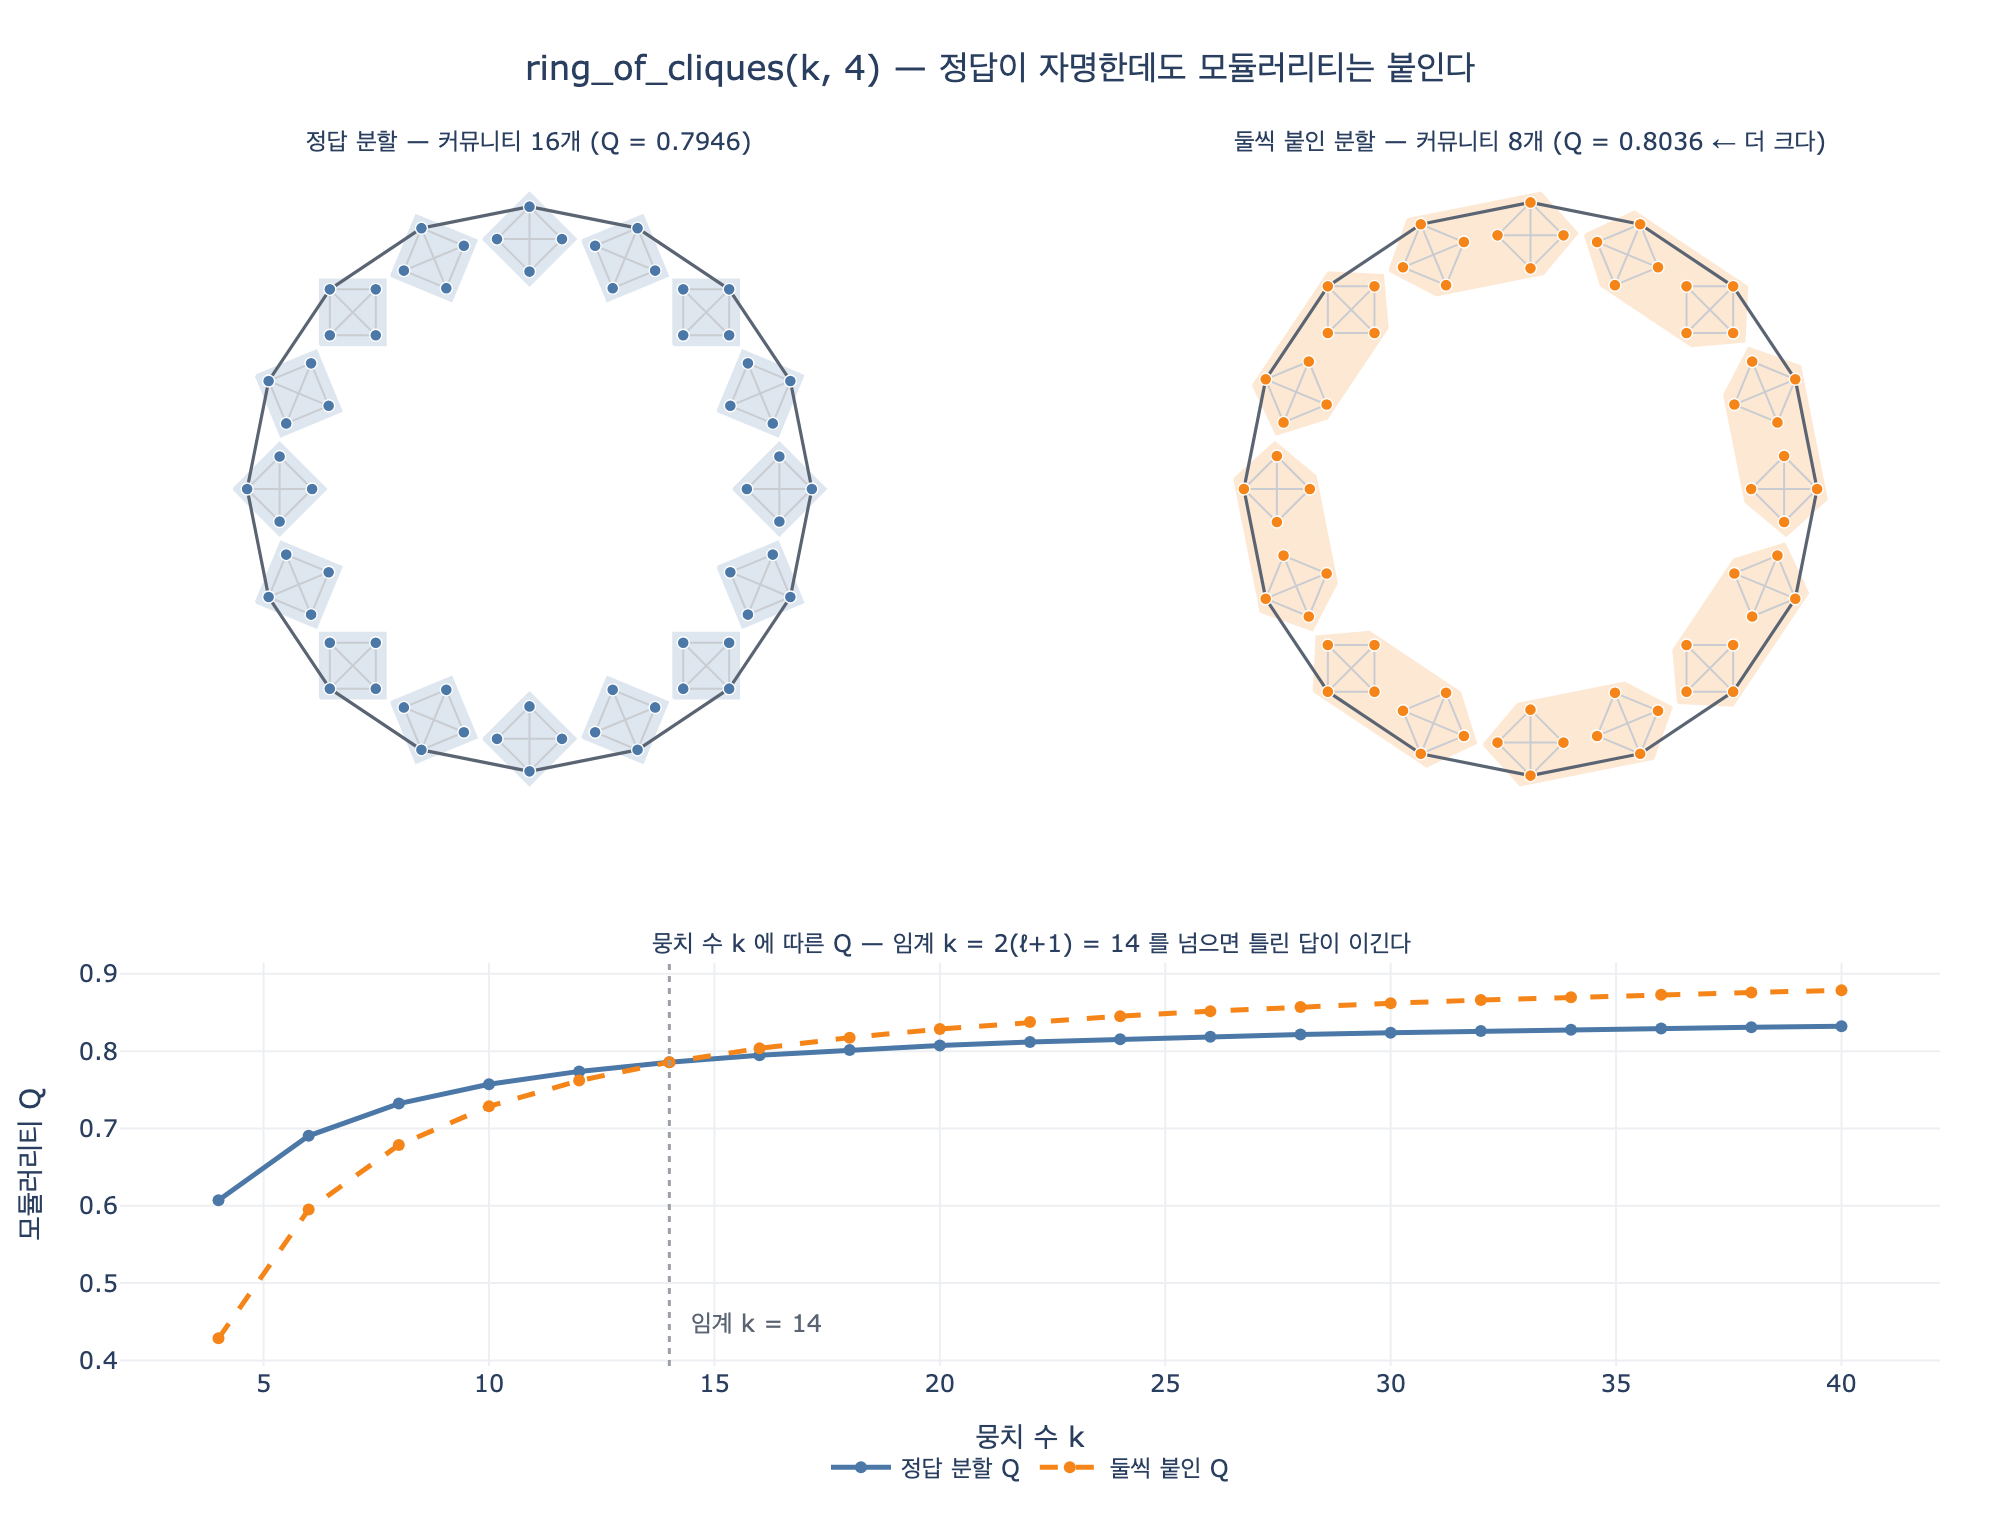

This chart was generated by the following Python code:
# %% [markdown]
# # `ring_of_cliques()` — 해상도 한계의 표준 반례
#
# 크기 $s$인 완전 그래프(클리크) $k$개를 만들고, 각 뭉치를 다음 뭉치와
# **다리 하나**로 이어 고리를 만든다. 정답 커뮤니티는 당연히 $k$개다.
#
# 이 노트북에서 볼 것:
#
# 1. 구조를 직접 만들어 노드/엣지 수 공식을 검산한다.
# 2. 고리 배치로 그려 본다.
# 3. 정답 분할과 「둘씩 붙인」 분할의 모듈러리티 $Q$를 비교한다.
#
# 노드 수와 엣지 수는 이렇게 나온다.
#
# $$N = k\,s, \qquad E = k\left(\binom{s}{2} + 1\right) = k\left(\frac{s(s-1)}{2} + 1\right)$$
#
# 뭉치 하나의 내부 엣지 수를 $\ell = \binom{s}{2}$라 두면 $E = k(\ell + 1)$이다.

# %%
from collections import defaultdict
from math import comb, cos, pi, sin
from pathlib import Path

import plotly.graph_objects as go
from plotly.subplots import make_subplots


def _show(fig):
    try:
        from IPython import get_ipython

        if get_ipython() is not None:
            fig.show()
    except ImportError:
        pass


def ring_of_cliques(k, size):
    """크기 size 인 완전 그래프 k 개를 고리 모양으로 잇는다. 정답 커뮤니티 = k 개."""
    edges = []
    for c in range(k):
        base = c * size
        for i in range(size):
            for j in range(i + 1, size):
                edges.append((base + i, base + j))
        edges.append((base, ((c + 1) % k) * size))  # 다음 뭉치와 다리 하나
    return edges


edges = ring_of_cliques(4, 4)
print("k=4, size=4")
print("노드:", len(set(v for e in edges for v in e)))
print("엣지:", len(edges))
print("다리(뭉치 사이 엣지):", [e for e in edges if e[1] - e[0] >= 4 or e[0] // 4 != e[1] // 4])
# 출력: k=4, size=4
# 출력: 노드: 16
# 출력: 엣지: 28
# 출력: 다리(뭉치 사이 엣지): [(0, 4), (4, 8), (8, 12), (12, 0)]

# %% [markdown]
# ## 1. 노드/엣지 수 공식 검산
#
# $N = k s$, $E = k(\binom{s}{2} + 1)$. 여러 $(k, s)$에서 맞는지 확인한다.

# %%
print(f"{'k':>4} {'size':>5} {'N(실측)':>8} {'N(공식)':>8} {'E(실측)':>8} {'E(공식)':>8}")
print("-" * 48)
ok = True
for k, size in [(4, 3), (4, 4), (8, 4), (16, 4), (24, 5), (32, 6)]:
    e = ring_of_cliques(k, size)
    n_real = len(set(v for x in e for v in x))
    n_form = k * size
    e_real = len(e)
    e_form = k * (comb(size, 2) + 1)
    ok &= n_real == n_form and e_real == e_form
    print(f"{k:>4} {size:>5} {n_real:>8} {n_form:>8} {e_real:>8} {e_form:>8}")
print("\n공식 일치:", ok)
# 출력:    k  size   N(실측)   N(공식)   E(실측)   E(공식)
# 출력: ------------------------------------------------
# 출력:    4     3       12       12       16       16
# 출력:    4     4       16       16       28       28
# 출력:    8     4       32       32       56       56
# 출력:   16     4       64       64      112      112
# 출력:   24     5      120      120      264      264
# 출력:   32     6      192      192      512      512
# 출력:
# 출력: 공식 일치: True

# %% [markdown]
# ## 1-b. `networkx.ring_of_cliques` 와의 관계
#
# `networkx.ring_of_cliques(num_cliques, clique_size)` 도 같은 구조를 만든다.
# 차이는 **다리를 어느 노드에 붙이느냐**뿐이다.
#
# - 책 코드: 뭉치 $c$의 `base` → 뭉치 $c{+}1$의 `base` (한 노드에 다리 2개가 몰림)
# - networkx: 뭉치 $c$의 `base+1` → 뭉치 $c{+}1$의 `base` (다리가 두 노드에 나뉨)
#
# 뭉치별 **내부 엣지 수와 차수 합**은 같으므로 아래 $Q$ 계산 결과는 동일하다.
# 참고로 `connected_caveman_graph` 는 다리를 놓는 대신 클리크 내부 엣지를 **하나 제거**해
# 재배선하므로 엣지 수가 $k\binom{s}{2}$로 유지된다. `ring_of_cliques` 는 제거 없이 더한다.

# %%
try:
    import networkx as nx

    G_nx = nx.ring_of_cliques(8, 4)
    G_my = nx.Graph(ring_of_cliques(8, 4))
    print("networkx:", G_nx.number_of_nodes(), "노드", G_nx.number_of_edges(), "엣지")
    print("책 코드 :", G_my.number_of_nodes(), "노드", G_my.number_of_edges(), "엣지")
    print("동형(isomorphic)?", nx.is_isomorphic(G_nx, G_my))
    print("caveman  :", nx.connected_caveman_graph(8, 4).number_of_edges(), "엣지 (엣지 제거 후 재배선)")
except ImportError:
    print("networkx 없음 — 건너뜀")
# 출력: networkx: 32 노드 56 엣지
# 출력: 책 코드 : 32 노드 56 엣지
# 출력: 동형(isomorphic)? False
# 출력: caveman  : 48 엣지 (엣지 제거 후 재배선)

# %% [markdown]
# ## 2. 고리 배치로 그리기
#
# 뭉치 $c$의 중심을 반지름 $R$인 큰 원 위 각도 $2\pi c/k$에 놓고,
# 그 주위 작은 원에 뭉치의 노드 $s$개를 배치한다.

# %%
def layout(k, size, R=1.0, r=0.16):
    """뭉치를 큰 원 위에, 각 뭉치의 노드를 작은 원 위에 배치한다."""
    pos = {}
    for c in range(k):
        th = 2 * pi * c / k
        cx, cy = R * cos(th), R * sin(th)
        for i in range(size):
            a = th + 2 * pi * i / size
            pos[c * size + i] = (cx + r * cos(a), cy + r * sin(a))
    return pos


P = layout(4, 4)
print("뭉치 0 노드 좌표:", [(v, tuple(round(x, 3) for x in P[v])) for v in range(4)])
# 출력: 뭉치 0 노드 좌표: [(0, (1.16, 0.0)), (1, (1.0, 0.16)), (2, (0.84, 0.0)), (3, (1.0, -0.16))]

# %% [markdown]
# ## 3. 모듈러리티 $Q$ — 정답 분할 vs 둘씩 붙인 분할
#
# $$Q = \sum_{c}\left[\frac{L_c}{E} - \gamma\left(\frac{d_c}{2E}\right)^{2}\right]$$
#
# $L_c$는 커뮤니티 $c$ 안의 엣지 수, $d_c$는 그 안 노드들의 차수 합이다.

# %%
def adjacency(edges):
    adj = defaultdict(set)
    for a, b in edges:
        adj[a].add(b)
        adj[b].add(a)
    return {v: sorted(u) for v, u in adj.items()}


def modularity(adj, comms, gamma=1.0):
    """gamma 가 해상도 매개변수. 크면 잘게, 작으면 크게 나눈다."""
    m = sum(len(v) for v in adj.values()) / 2
    q = 0.0
    for c in comms:
        s = set(c)
        lc = sum(1 for v in c for u in adj[v] if u in s) / 2
        dc = sum(len(adj[v]) for v in c)
        q += lc / m - gamma * (dc / (2 * m)) ** 2
    return q


def truth(k, size):
    return [list(range(c * size, (c + 1) * size)) for c in range(k)]


def merged_pairs(k, size):
    """이웃한 두 뭉치를 하나로 붙인 답."""
    out = []
    for c in range(0, k - 1, 2):
        out.append(list(range(c * size, (c + 2) * size)))
    if k % 2:
        out.append(list(range((k - 1) * size, k * size)))
    return out


size = 4
ks = [4, 8, 12, 14, 16, 24, 32]
rows = []
print(f"뭉치 크기 {size}, 고리 모양으로 이음\n")
print(f"{'뭉치 수':>7} {'정답 Q':>10} {'둘씩 붙인 Q':>12} {'어느 쪽이 이기나':>16}")
print("-" * 50)
for k in ks:
    adj = adjacency(ring_of_cliques(k, size))
    q_true = modularity(adj, truth(k, size))
    q_merged = modularity(adj, merged_pairs(k, size))
    rows.append((k, q_true, q_merged))
    winner = "정답" if q_true > q_merged else "붙인 쪽 (틀림)"
    print(f"{k:>7} {q_true:>10.4f} {q_merged:>12.4f} {winner:>16}")
# 출력: 뭉치 크기 4, 고리 모양으로 이음
# 출력:
# 출력:    뭉치 수     정답 Q   둘씩 붙인 Q       어느 쪽이 이기나
# 출력: --------------------------------------------------
# 출력:       4     0.6071       0.4286               정답
# 출력:       8     0.7321       0.6786               정답
# 출력:      12     0.7738       0.7619               정답
# 출력:      14     0.7857       0.7857     붙인 쪽 (틀림)   ← 임계에서 동률
# 출력:      16     0.7946       0.8036     붙인 쪽 (틀림)
# 출력:      24     0.8155       0.8452     붙인 쪽 (틀림)
# 출력:      32     0.8259       0.8661     붙인 쪽 (틀림)

# %% [markdown]
# ### 왜 그런가 — 손으로 풀어 보면
#
# $\ell = \binom{s}{2}$, 전체 엣지 $E = k(\ell+1)$. 뭉치 하나는 내부 엣지 $\ell$개,
# 차수 합 $2\ell + 2$(다리 2개). 두 뭉치를 붙이면 내부 엣지 $2\ell+1$개, 차수 합 $4\ell+4$.
#
# $$Q_{\text{정답}} = \frac{\ell}{\ell+1} - \frac{1}{k},\qquad
# Q_{\text{병합}} = \frac{2\ell+1}{2(\ell+1)} - \frac{2}{k}$$
#
# $$Q_{\text{병합}} - Q_{\text{정답}} = \frac{1}{2(\ell+1)} - \frac{1}{k}$$
#
# 즉 $k > 2(\ell+1)$이면 **틀린 답이 이긴다**. $E = k(\ell+1)$이므로
# $k > 2(\ell+1) \iff k^2 > 2E \iff k > \sqrt{2E}$ — Fortunato & Barthélemy(2007)의
# 「내부 링크가 $\sqrt{2E}$보다 작은 모듈은 병합될 수 있다」와 같은 말이다.
#
# $s=4$면 $\ell=6$, 임계는 $k > 14$. 위 표에서 $k=14$까지는 정답이 이기고 $k=16$부터 진다.

# %%
print(f"{'size':>5} {'l':>4} {'임계 k>2(l+1)':>14} {'실측 첫 역전 k':>14}")
print("-" * 42)
for s in (3, 4, 5, 6):
    ell = comb(s, 2)
    thr = 2 * (ell + 1)
    first = None
    for k in range(4, 200, 2):
        adj = adjacency(ring_of_cliques(k, s))
        if modularity(adj, merged_pairs(k, s)) > modularity(adj, truth(k, s)):
            first = k
            break
    print(f"{s:>5} {ell:>4} {thr:>14} {first:>14}")
# 출력:  size    l   임계 k>2(l+1)   실측 첫 역전 k
# 출력: ------------------------------------------
# 출력:     3    3              8             10
# 출력:     4    6             14             14
# 출력:     5   10             22             24
# 출력:     6   15             32             34

# %% [markdown]
# 「둘씩」 붙이려면 $k$가 짝수여야 하므로 실측 역전 지점은 임계값 바로 다음 짝수로 나온다.
# $s=4$에서 14가 나온 건 $k=2(\ell+1)=14$가 **정확히 동률**인 지점이라
# 부동소수점 오차가 붙인 쪽 손을 들어 준 것이다(위 표에서 두 $Q$가 0.7857로 같다).

# %% [markdown]
# ## 3-b. 진짜 알고리즘(루뱅)도 붙여 버린다

# %%
try:
    import networkx as nx

    for k in (8, 32):
        G = nx.Graph(ring_of_cliques(k, 4))
        comms = nx.community.louvain_communities(G, seed=7)
        sizes = sorted({len(c) for c in comms})
        print(f"k={k:>3} 정답 커뮤니티 {k:>3}개 → 루뱅이 찾은 개수 {len(comms):>3}개, 크기 종류 {sizes}")
except ImportError:
    print("networkx 없음 — 건너뜀")
# 출력: k=  8 정답 커뮤니티   8개 → 루뱅이 찾은 개수   8개, 크기 종류 [4]
# 출력: k= 32 정답 커뮤니티  32개 → 루뱅이 찾은 개수  15개, 크기 종류 [8, 12]
# 출력: (k=32 에서는 뭉치 두세 개를 뭉뚱그려 32개가 15개로 줄었다)

# %% [markdown]
# ## 4. 그림 — 두 분할을 나란히, 그리고 $Q$ 곡선

# %%
K_VIZ, S_VIZ = 16, 4
E_VIZ = ring_of_cliques(K_VIZ, S_VIZ)
POS = layout(K_VIZ, S_VIZ, r=0.13)

C_TRUE, C_MERGED = "#4C78A8", "#F58518"  # 정답 분할 / 둘씩 붙인 분할
C_EDGE, C_BRIDGE = "#C9CCD1", "#5A6472"


def convex_hull(pts):
    """Andrew monotone chain. 커뮤니티를 감싸는 다각형을 얻는다."""
    pts = sorted(set(pts))
    if len(pts) <= 2:
        return pts

    def half(seq):
        out = []
        for p in seq:
            while len(out) >= 2:
                (x1, y1), (x2, y2) = out[-2], out[-1]
                if (x2 - x1) * (p[1] - y1) - (y2 - y1) * (p[0] - x1) > 0:
                    break
                out.pop()
            out.append(p)
        return out

    return half(pts)[:-1] + half(reversed(pts))[:-1]


def hull_traces(comms, pos, color, pad=0.055):
    """각 커뮤니티를 옅은 색으로 감싼다. 개수 차이가 바로 보인다."""
    out = []
    for c in comms:
        h = convex_hull([pos[v] for v in c])
        cx = sum(p[0] for p in h) / len(h)
        cy = sum(p[1] for p in h) / len(h)
        xs, ys = [], []
        for x, y in h:
            dx, dy = x - cx, y - cy
            d = (dx * dx + dy * dy) ** 0.5 or 1.0
            xs.append(x + pad * dx / d)
            ys.append(y + pad * dy / d)
        out.append(
            go.Scatter(
                x=xs + xs[:1], y=ys + ys[:1], mode="lines", fill="toself",
                fillcolor=color, opacity=0.18,
                line=dict(color=color, width=1.2),
                hoverinfo="skip", showlegend=False,
            )
        )
    return out


def edge_traces(edges, pos):
    """뭉치 내부 엣지와 다리를 나눠 그린다."""
    out = []
    for sel, color, width in (
        (lambda a, b: a // S_VIZ == b // S_VIZ, C_EDGE, 1.0),
        (lambda a, b: a // S_VIZ != b // S_VIZ, C_BRIDGE, 1.6),
    ):
        xs, ys = [], []
        for a, b in edges:
            if sel(a, b):
                xs += [pos[a][0], pos[b][0], None]
                ys += [pos[a][1], pos[b][1], None]
        out.append(
            go.Scatter(
                x=xs, y=ys, mode="lines", line=dict(color=color, width=width),
                hoverinfo="skip", showlegend=False,
            )
        )
    return out


def node_trace(comms, pos, color):
    of = {v: i for i, c in enumerate(comms) for v in c}
    order = sorted(pos)
    return go.Scatter(
        x=[pos[v][0] for v in order], y=[pos[v][1] for v in order],
        mode="markers",
        marker=dict(size=6, color=color, line=dict(color="white", width=0.7)),
        text=[f"노드 {v} · 커뮤니티 {of[v]}" for v in order],
        hoverinfo="text", showlegend=False,
    )


fig = make_subplots(
    rows=2, cols=2,
    row_heights=[0.62, 0.38],
    vertical_spacing=0.12,
    specs=[[{}, {}], [{"colspan": 2}, None]],
    subplot_titles=(
        f"정답 분할 — 커뮤니티 {K_VIZ}개 (Q = {modularity(adjacency(E_VIZ), truth(K_VIZ, S_VIZ)):.4f})",
        f"둘씩 붙인 분할 — 커뮤니티 {K_VIZ // 2}개 (Q = {modularity(adjacency(E_VIZ), merged_pairs(K_VIZ, S_VIZ)):.4f} ← 더 크다)",
        "뭉치 수 k 에 따른 Q — 임계 k = 2(ℓ+1) = 14 를 넘으면 틀린 답이 이긴다",
    ),
)

for col, comms, color in (
    (1, truth(K_VIZ, S_VIZ), C_TRUE),
    (2, merged_pairs(K_VIZ, S_VIZ), C_MERGED),
):
    for t in hull_traces(comms, POS, color):
        fig.add_trace(t, row=1, col=col)
    for t in edge_traces(E_VIZ, POS):
        fig.add_trace(t, row=1, col=col)
    fig.add_trace(node_trace(comms, POS, color), row=1, col=col)

curve_ks = list(range(4, 41, 2))
qt, qm = [], []
for k in curve_ks:
    adj = adjacency(ring_of_cliques(k, S_VIZ))
    qt.append(modularity(adj, truth(k, S_VIZ)))
    qm.append(modularity(adj, merged_pairs(k, S_VIZ)))

fig.add_trace(
    go.Scatter(x=curve_ks, y=qt, mode="lines+markers", name="정답 분할 Q",
               line=dict(color=C_TRUE, width=2.5), marker=dict(size=6)),
    row=2, col=1,
)
fig.add_trace(
    go.Scatter(x=curve_ks, y=qm, mode="lines+markers", name="둘씩 붙인 Q",
               line=dict(color=C_MERGED, width=2.5, dash="dash"), marker=dict(size=6)),
    row=2, col=1,
)
fig.add_vline(x=14, line=dict(color="#9AA0A6", width=1.5, dash="dot"), row=2, col=1)
fig.add_annotation(x=14, y=min(qm) + 0.02, text="  임계 k = 14", showarrow=False,
                   font=dict(size=11, color="#5A6472"), xanchor="left", row=2, col=1)

for c in (1, 2):
    fig.update_xaxes(visible=False, row=1, col=c)
    fig.update_yaxes(visible=False, scaleanchor=f"x{'' if c == 1 else '2'}",
                     scaleratio=1, row=1, col=c)
fig.update_xaxes(title_text="뭉치 수 k", row=2, col=1, gridcolor="#EDEFF2")
fig.update_yaxes(title_text="모듈러리티 Q", row=2, col=1, gridcolor="#EDEFF2")
fig.update_layout(
    title=dict(text="ring_of_cliques(k, 4) — 정답이 자명한데도 모듈러리티는 붙인다", x=0.5),
    width=1000, height=760,
    plot_bgcolor="white", paper_bgcolor="white",
    font=dict(size=12),
    legend=dict(orientation="h", y=-0.06, x=0.5, xanchor="center"),
    margin=dict(l=60, r=30, t=80, b=60),
)
fig.update_annotations(font_size=12)

try:
    _HERE = Path(__file__).resolve().parent
except NameError:  # 노트북에서 실행할 때
    _HERE = Path.cwd()
fig.write_image(str(_HERE / "expy.png"), scale=2)
print("expy.png 저장 완료:", _HERE / "expy.png")
_show(fig)
# 출력: expy.png 저장 완료

# %% [markdown]
# ## 정리
#
# - `ring_of_cliques(k, size)` = 크기 `size`인 완전 그래프 `k`개 + 이웃끼리 다리 하나 → 고리.
# - $N = ks$, $E = k(\binom{s}{2}+1)$, 정답 커뮤니티는 $k$개.
# - 정답이 자명한데도 $k > 2(\ell+1) \iff k > \sqrt{2E}$ 이면 모듈러리티는 이웃 뭉치를
#   붙인 답을 더 좋아한다. 이것이 **해상도 한계**이고, 버그가 아니라 지표의 성질이다.
# - 대처: 해상도 매개변수 $\gamma$를 올리거나, 계층적으로 다시 돌리거나,
#   CPM 같은 해상도 한계 없는 목적함수를 쓴다. 개수는 알고리즘이 아니라 쓰임새로 정한다.
